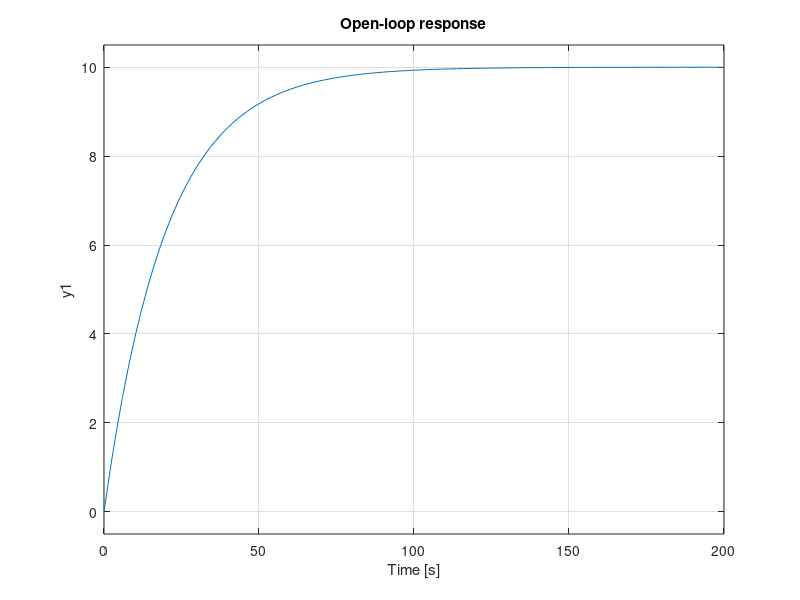
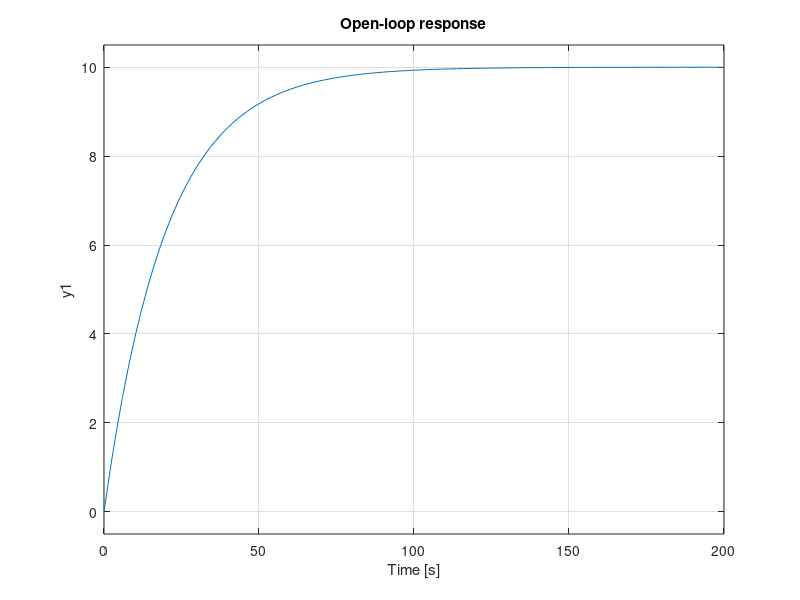

The MATLAB source for these figures, in order: (Note: this script raises an error after producing the figures.)
%% Parameters for the car model
m = 1000;  % vehicle mass (kg)
b = 50;  % damping coefficient (N.s/m)
u = 500;  % nominal control force (N)
r = 10;  % reference speed (m/s)

%% Transfer function
s = tf('s');
P_cruise = 1/(m*s + b);

%% Open-loop response
figure;
step(u*P_cruise);
title('Open-loop response');
saveas(gcf, 'figures/1-open.fig');
saveas(gcf, 'plots/1-open.jpg');
stepinfo(u*P_cruise)

%% Open-loop poles/zeros
pole(P_cruise);
pzmap(P_cruise);
axis([-1 1 -1 1])
saveas(gcf, 'figures/2-open-pzmap.fig');
saveas(gcf, 'plots/2-open-pzmap.jpg');
